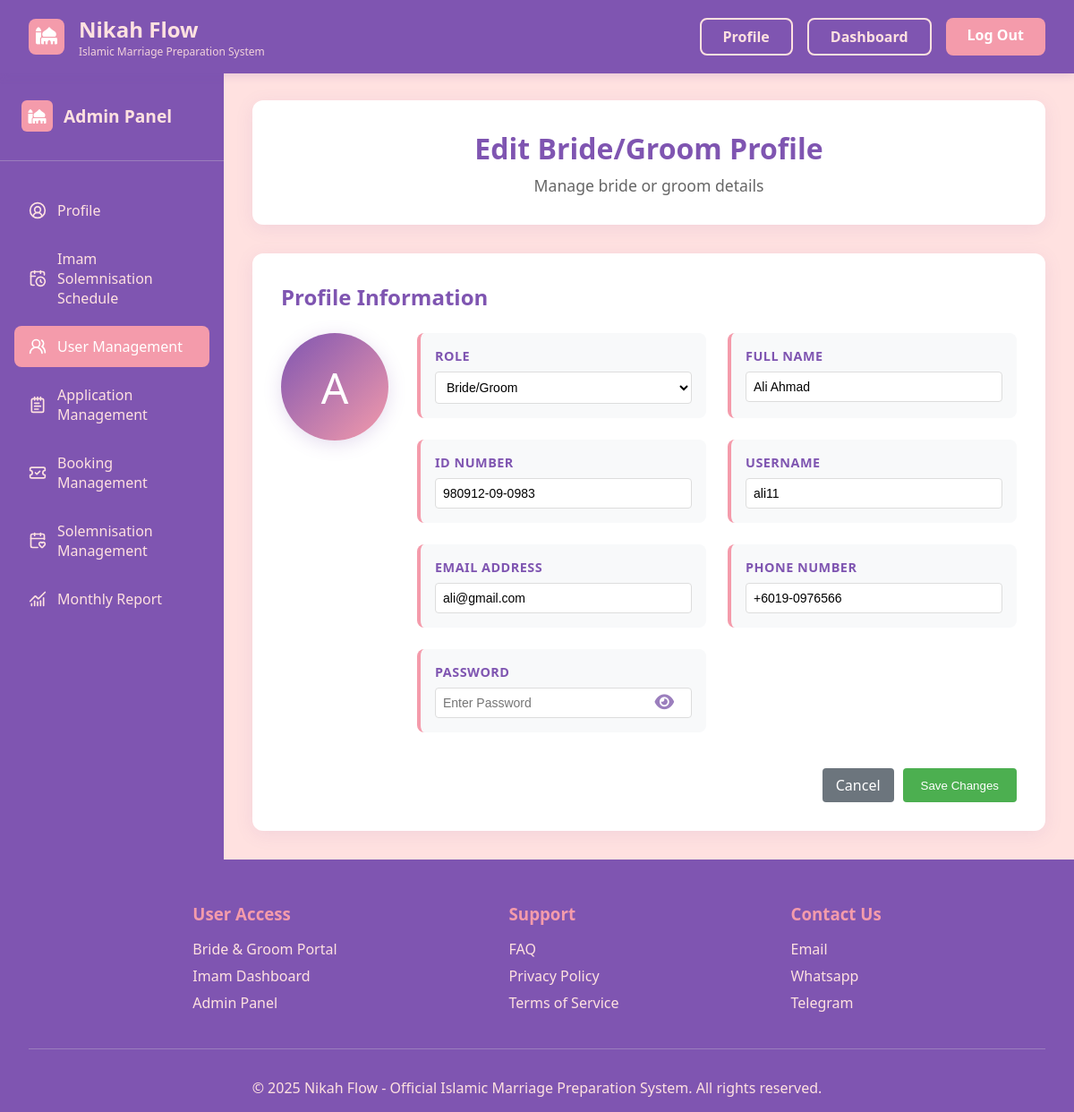
The app's page /homepage/admin/edit-user/5/ with its own data.
### NikahFlow/models.py (models this page shows, shortened)
class User(models.Model):
    ROLE_CHOICES = [
        ('bridegroom', 'Bride/Groom'),
        ('imam', 'Assistant Registrar'),
        ('adminchairman', 'Admin Chairman'),
    ]
    id_number = models.CharField(max_length=14,unique=True)
    role = models.CharField(max_length=30, choices=ROLE_CHOICES)
    email = models.EmailField(unique=True)
    username = models.CharField(max_length=150, unique=True)
    fullname = models.CharField(max_length=150)
    phone_number = models.CharField(max_length=20)
    password = models.CharField(max_length=128)
    status = models.CharField(max_length=20, default='Active')
    created_at = models.DateTimeField(auto_now_add=True)
    userid = models.CharField(max_length=50, null=True, blank=True)
    remarks = models.CharField(max_length=100)

### NikahFlow/views.py (the view, shortened to what this page needs)
# urls.py: path('admin/edit-user/<int:user_id>/', views.edit_user, name='edit_user'),
def edit_user(request, user_id):
    user = get_object_or_404(User, id=user_id)
    if user.role != 'bridegroom':
        messages.error(request, "You can only edit bride/groom profiles here")
        return redirect('user_management')
    return render(request, 'edituserpage.html', {
        'user': user,
        'status_display': user.status
    })

### NikahFlow/templates/edituserpage.html (shortened to what this page needs)
<!DOCTYPE html>
<html lang="en">
<head>
    {% load static %}
    <link rel="stylesheet" href="{% static 'css/accountpage.css' %}">
    <link rel="stylesheet" href="https://cdnjs.cloudflare.com/ajax/libs/font-awesome/6.5.0/css/all.min.css">
    <link rel="stylesheet" href="https://cdnjs.cloudflare.com/ajax/libs/font-awesome/6.5.0/css/all.min.css">
</head>
<body>
    <header class="header">
        <nav class="nav-container">
            <div class="logo-section">
                <div class="logo-icon"><i class="fa-solid fa-mosque"></i></div>
                <div class="logo-text">
                    <div class="logo">Nikah Flow</div>
                    <div class="logo-subtitle">Islamic Marriage Preparation System</div>
                </div>
            </div>
            <div class="nav-buttons">
                <a href="{% url 'admin_account' %}" class="btn-login">Profile</a>
                <a href="{% url 'admin_account' %}" class="btn-login">Dashboard</a>
                <a href="{% url 'logout' %}" class="btn-signup">Log Out</a>
            </div>
        </nav>
    </header>
    <div class="main-container">
        <aside class="sidebar">
            <div class="sidebar-header">
                <div class="sidebar-logo">
                    <div class="sidebar-logo-icon"><i class="fa-solid fa-mosque"></i></div>
                    <div class="sidebar-logo-text">Admin Panel</div>
                </div>
            </div>
            <nav class="sidebar-nav">
                <ul>
                    <li>
                        <a href="{% url 'admin_account' %}" >
                            <span class="icon">
                                <i data-lucide="circle-user-round" class="w-4 h-4" stroke="currentColor"></i>
                            </span>
                            Profile
                        </a>
                    </li>
                    <li>
                        <a href="{% url 'view_approvedbooking' %}">
                            <span class="icon">
                                <i data-lucide="calendar-clock" class="w-4 h-4" stroke="currentColor"></i>
                            </span>
                            Imam Solemnisation Schedule
                        </a>
                    </li>
                    <li>
                        <a href="{% url 'user_management' %}" class="active">
                            <span class="icon">
                                <i data-lucide="users-round" class="w-4 h-4" stroke="currentColor"></i>
                            </span>
                            User Management
                        </a>
                    </li>
                    <li>
                        <a href="{% url 'application_management' %}">
                            <span class="icon">
                                <i data-lucide="notepad-text" class="w-4 h-4" stroke="currentColor"></i>
                            </span>
                            Application Management
                        </a>
                    </li>
                    <li>
                        <a href="{% url 'booking_management' %}">
                            <span class="icon">
                                <i data-lucide="ticket-check" class="w-4 h-4" stroke="currentColor"></i>
                            </span>
                            Booking Management
                        </a>
                    </li>
                    <li>
                        <a href="{% url 'solemnisation_management' %}">
                            <span class="icon">
                                <i data-lucide="calendar-heart" class="w-4 h-4" stroke="currentColor"></i>
                            </span>
                            Solemnisation Management
                        </a>
                    </li>
                    <li>
                        <a href="{% url 'monthly_report' %}">
                            <span class="icon">
                                <i data-lucide="chart-no-axes-combined" class="w-4 h-4" stroke="currentColor"></i>
                            </span>
                            Monthly Report
                        </a>
                    </li>
                </ul>
            </nav>
        </aside>
        <main class="main-content">
            <div class="content-header">
                <h1>Edit Bride/Groom Profile</h1>
                <p>Manage bride or groom details</p>
            </div>
            <div class="dashboard-content">
                <form method="POST" action="{% url 'edit_user' user.id %}">
                    <h2>Profile Information</h2>
                    <div class="profile-container">
                        <div class="profile-picture-section">
                            <div class="profile-picture">
                                {{ user.fullname|slice:":1"|upper }}
                            </div>
                        </div>
                        <div class="profile-details">
                            <div class="profile-info-grid">
                                <div class="info-item">
                                    <div class="info-label">Role</div>
                                    <div class="info-value">
                                        <select name="role" class="form-select">
                                            <option value="bridegroom" {% if user.role == 'bridegroom' %}selected{% endif %}>Bride/Groom</option>
                                        </select>
                                    </div>
                                </div>
                                <div class="info-item">
                                    <div class="info-label">Full Name</div>
                                    <div class="info-value">
                                        <input type="text" name="fullname" class="form-input" value="{{ user.fullname }}">
                                    </div>
                                </div>
                                <div class="info-item">
                                    <div class="info-label">ID Number</div>
                                    <div class="info-value">
                                        <input type="text" name="id_number" class="form-input" value="{{ user.id_number }}">
                                    </div>
                                </div>
                                <div class="info-item">
                                    <div class="info-label">Username</div>
                                    <div class="info-value">
                                        <input type="text" name="username" class="form-input" value="{{ user.username }}">
                                    </div>
                                </div>
                                <div class="info-item">
                                    <div class="info-label">Email Address</div>
                                    <div class="info-value">
                                        <input type="email" name="email" class="form-input" value="{{ user.email }}">
                                    </div>
                                </div>
                                <div class="info-item">
                                    <div class="info-label">Phone Number</div>
                                    <div class="info-value">
                                        <input type="tel" name="phone" class="form-input" value="{{ user.phone_number }}">
                                    </div>
                                </div>
                                <div class="info-item">
                                    <div class="info-label">Password</div>
                                    <div class="info-value">
                                        <div class="input-wrapper">
                                            <input type="password" class="form-input" placeholder="Enter Password" name="password" required>
                                            <button type="button" class="password-toggle">
                                                <i class="fa-solid fa-eye"></i>
                                            </button>
                                        </div>
                                    </div>
                                </div>
                            </div>
                            <div class="form-buttons">
                                <div class="action-buttons">
                                    <a href="{% url 'user_management' %}" class="btn-back">Cancel</a>
                                    <button type="submit" class="btn-save">Save Changes</button>
                                </div>
                            </div>
                        </div>
                    </div>
                </form>
            </div>
        </main>
    </div>
    <footer class="footer">
        <div class="container">
            <div class="footer-content">
                <div class="footer-section">
                    <h3>User Access</h3>
                    <ul>
                        <li><a href="#bride-groom">Bride & Groom Portal</a></li>
                        <li><a href="#imam">Imam Dashboard</a></li>
                        <li><a href="#admin">Admin Panel</a></li>
                    </ul>
                </div>
                <div class="footer-section">
                    <h3>Support</h3>
                    <ul>
                        <li><a href="#faq">FAQ</a></li>
                        <li><a href="#privacy">Privacy Policy</a></li>
                        <li><a href="#terms">Terms of Service</a></li>
                    </ul>
                </div>
                <div class="footer-section">
                    <h3>Contact Us</h3>
                    <ul>
                        <li><a href="#contact">Email</a></li>
                        <li><a href="#whatsapp">Whatsapp</a></li>
                        <li><a href="#telegram">Telegram</a></li>
                    </ul>
                </div>
            </div>
            <div class="footer-bottom">
                <p>&copy; 2025 Nikah Flow - Official Islamic Marriage Preparation System. All rights reserved.</p>
            </div>
        </div>
    </footer>
</body>
</html>

### NikahFlow/templates/edituserpage.html (style rules this page uses)
.form-input { width: 100%; padding: 8px; border: 1px solid #ddd; border-radius: 4px; font-size: 14px; }
.form-select { width: 100%; padding: 8px; border: 1px solid #ddd; border-radius: 4px; font-size: 14px; background-color: white; }
.form-buttons { display: flex; justify-content: flex-end; gap: 10px; margin-top: 20px; }
.btn-save { background-color: #4CAF50; color: white; padding: 10px 20px; border: none; border-radius: 4px; cursor: pointer; }
.action-buttons { display: flex; justify-content: flex-end; gap: 10px; margin-top: 20px; }
.btn-back { background-color: #6c757d; color: white; padding: 8px 15px; border-radius: 4px; border: none; cursor: pointer; text-decoration: none; }
.input-wrapper { position: relative; display: flex; align-items: center; }
.password-toggle { position: absolute; right: 12px; background: transparent; color: #9B7EBD; border: none; padding: 8px; font-size: 1.2rem; cursor: pointer; transition: all 0.3s ease; }

### records on screen
User: fullname "A", role "Bride/Groom", fullname "Ali Ahmad", id_number "980912-09-0983", username "ali11", email "ali@gmail.com", phone "+6019-0976566"
